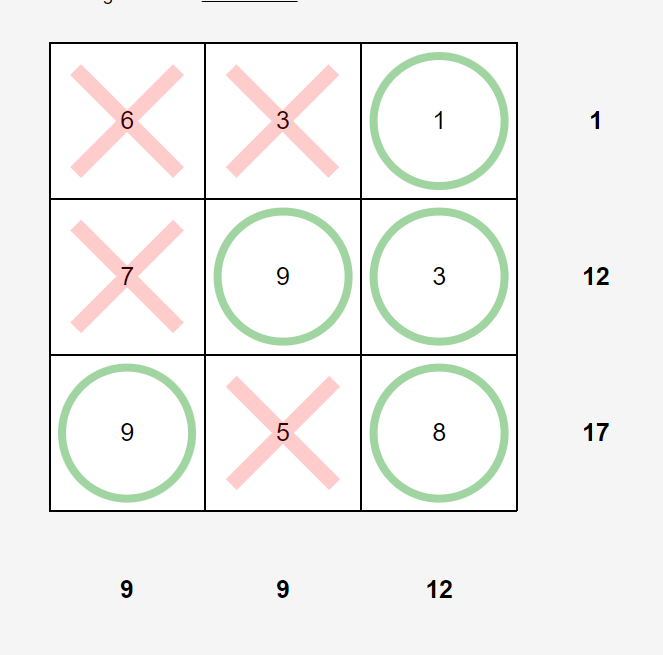
#> input picture problem-2/example.png, 663 x 655 px
$ python -i sumplete.py   (imports and definitions only)
#> lines starting #> are read from the running program, lines starting #| are printed output that depends on the picture
import math
import random
import matplotlib.pyplot as plt

# [85 lines left out: functions generate_problem, print_problem, generate_random_solution, not called in this run]


def validate_input(input: str) -> int:
    """
    Validate the input string and return the size of the square matrix.

    Parameters:
    - input (str): A formatted problem string containing the matrix and target sums.

    Returns:
    - int: The size of the square matrix.
    """
    if not input.__contains__(";"):
        raise ValueError("Input must contain semicolons.")
    args = input.split(";")
    if len(args) != 3:
        raise ValueError("Input must be divided into 3 sections separated by ';'.")
    input_matrix = args[0]
    input_matrix = input_matrix.split(",")
    k = math.sqrt(len(input_matrix))
    if not k.is_integer():
        raise ValueError("Input matrix must be square.")
    if len(args[1].split(",")) != k or len(args[2].split(",")) != k:
        raise ValueError("Amount of target sums is incorrect.")
    return int(k)


# [248 lines left out: functions str_to_matrix, fitness_binary, fitness_scalar, mutate, crossover, create_plot and 1 more, not called in this run]

>>> import cv2
>>> picture = cv2.imread('example.png', cv2.IMREAD_GRAYSCALE)
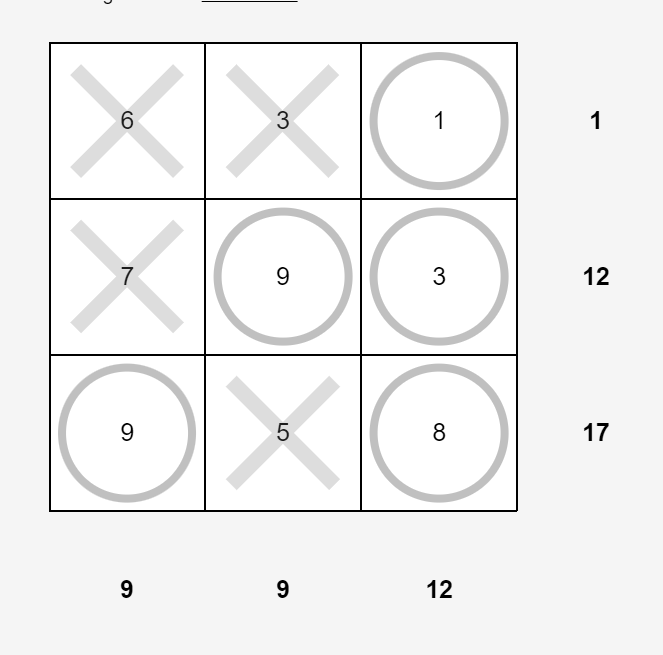
#> picture: shape (655, 663); min 0, max 255, mean 241.1
#> (the run stopped early here; a loop or call above may not have finished)
